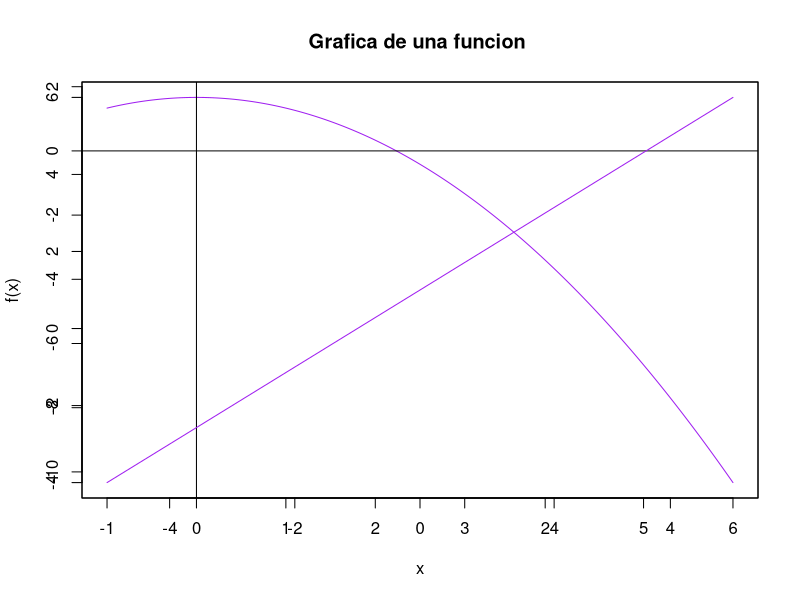
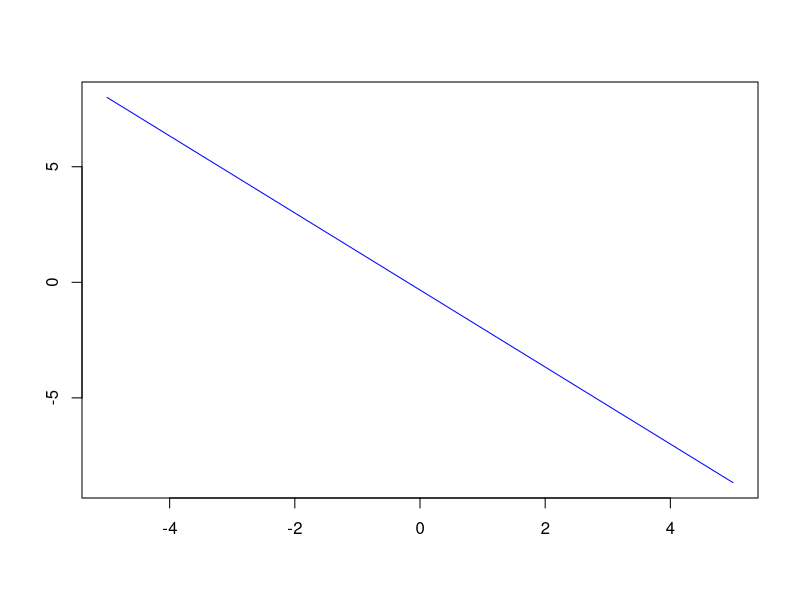
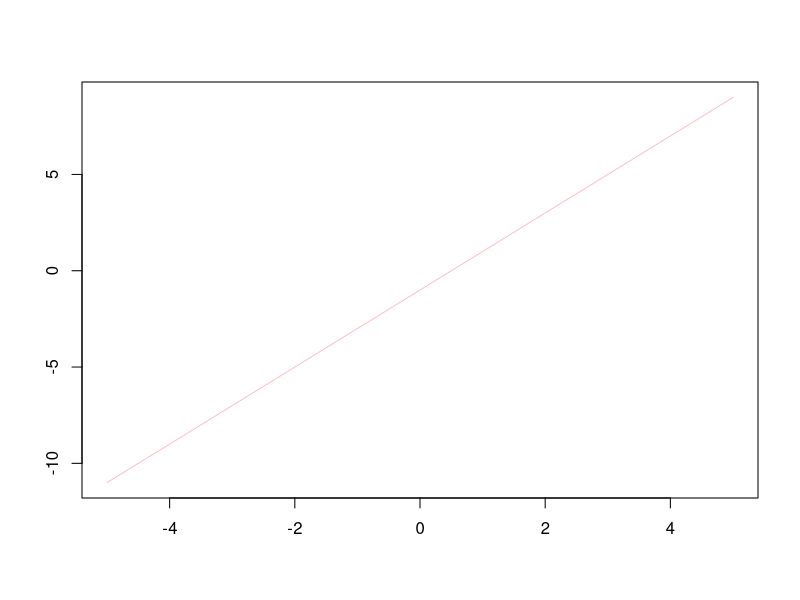

These figures' R source, in order:
## ---- chunk 1
knitr::opts_chunk$set(echo = TRUE)
## ---- chunk 2
rm(list = ls())
## ---- chunk 3

A <- matrix(c(1, 1, 1,
              1, 2, 4,
              1, 4, 16), nrow = 3, byrow = TRUE)

b <- matrix(c(2, 3, 7), nrow = 3)

Ab <- cbind(A, b)
cat("Matriz aumentada inicial:\n")
print(Ab)


# ETAPA 1: Eliminación (columna 1)

m21 <- -Ab[2,1] / Ab[1,1]
m31 <- -Ab[3,1] / Ab[1,1]

Ab[2,] <- Ab[2,] + m21 * Ab[1,]
Ab[3,] <- Ab[3,] + m31 * Ab[1,]

cat("\nDespués de eliminar columna 1:\n")
print(Ab)


#  Eliminación (columna 2)

m32 <- -Ab[3,2] / Ab[2,2]

Ab[3,] <- Ab[3,] + m32 * Ab[2,]

cat("\nDespués de eliminar columna 2:\n")
print(Ab)


#  Sustitución hacia atrás


z <- Ab[3,4] / Ab[3,3]
y <- (Ab[2,4] - Ab[2,3] * z) / Ab[2,2]
x <- (Ab[1,4] - Ab[1,2] * y - Ab[1,3] * z) / Ab[1,1]

# --- Resultado ---
cat("\n--- Solución del sistema ---\n")
cat("x =", x, "\n")
cat("y =", y, "\n")
cat("z =", z, "\n")
## ---- chunk 4
paso<- 0.01
a<- -1
b<- 6
x<- seq(a,b,paso)
head(x,10)
a0 <- 1.666667
a1 <- 0
a2 <- -0.3333333
f_x <- a0+a1*x+a2*x^2
## ---- chunk 5
plot(x,f_x,col= "purple",
     type = "l",
     main =  "Grafica de una funcion ",
     xlab = "x",
     ylab = "f(x)")
abline(v = 0,type="-", col="black")
abline(h = 0,type="-", col="black")
## ---- chunk 6
x<- seq(-5,5,0.1)
y1<- x+1;
y2<- (-1-5*x)/3
y3<- 2*x-1;

## ---- chunk 7
par(new=t)
plot(x,y1,
     type="l",
     col="purple",
     xlab="",
     ylab="")
plot(x,y2,
     type="l",
     col="blue",
     xlab="",
     ylab="")
plot(x,y3,
     type="l",
     col="pink",
     xlab="",
     ylab="")

